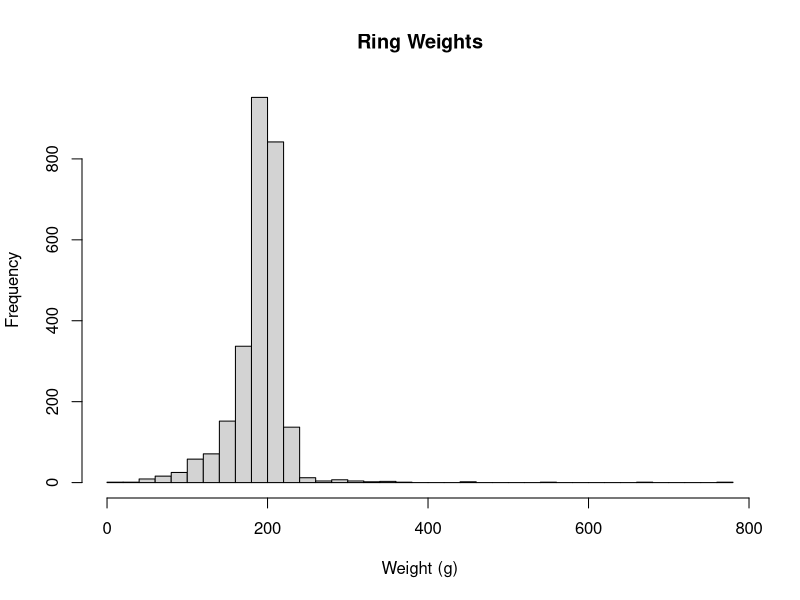
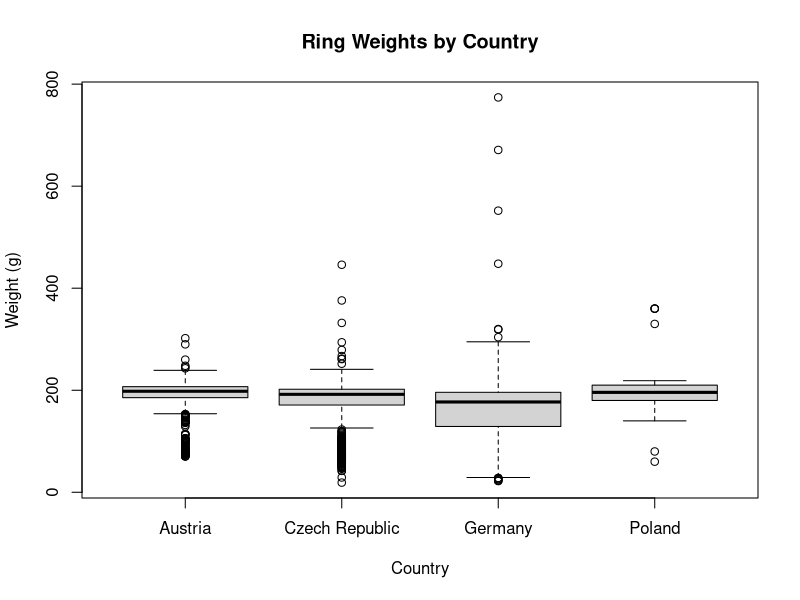
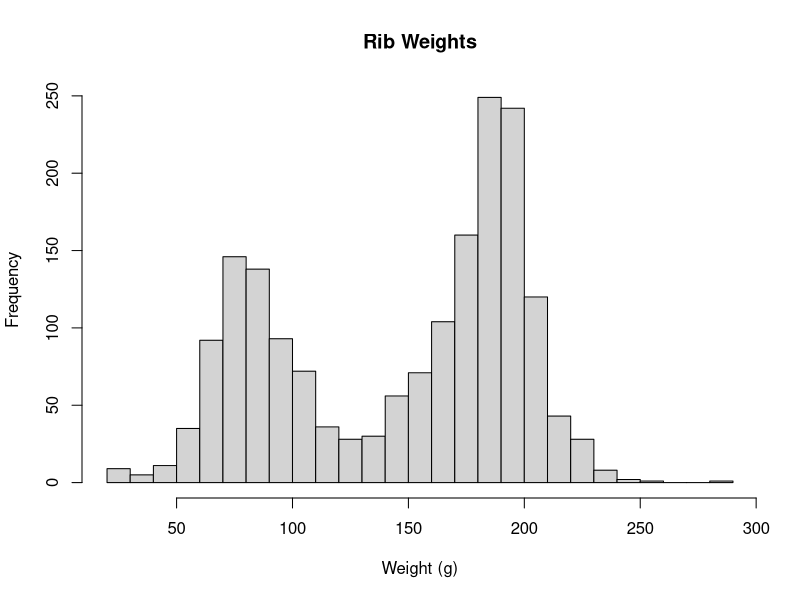
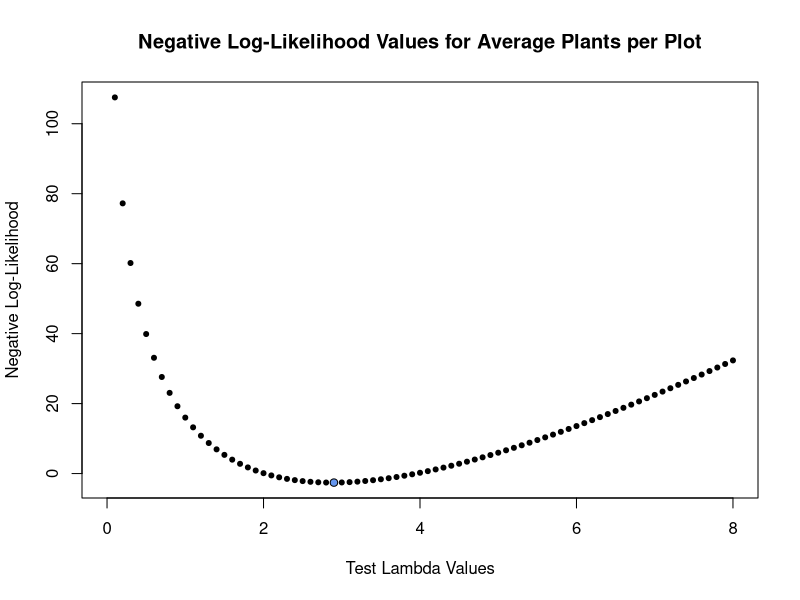

Write the R code that produced these figures, in order.
## ---- chunk 1
knitr::opts_chunk$set(echo = TRUE)

library(readxl)
library(MASS)
library(data.table)
library(dplyr)
library(knitr)
## ---- chunk 2
money <- read_excel("journal.pone.0240462.s002.xlsx",
                    sheet = 1
                    )

# Rename the weight column to make it tidy
money <- rename(money, Weight = `Weight (g)`)
## ---- chunk 3
kable(as.data.frame(money[sample(seq(1, length(money$Location)), 30, replace = FALSE),]),
      caption = "A selection of data from Kuijpers and Popa 2021.",
      row.names = FALSE
      )

## ---- chunk 4
hist(money$Weight[money$Type == "Ring"],
    main = "Ring Weights",
    breaks = 30, 
    xlab = "Weight (g)"
    )
## ---- chunk 5
ringMean <- mean(money["Type" = "Ring",]$Weight)

ringSD <- sd(money["Type" = "Ring",]$Weight)
## ---- chunk 6
ringWeightFit <- fitdistr(money["Type" = "Ring",]$Weight,
                           "normal")

# Calculate difference in calculated and fitdistr() means
meandif <- unname(ringWeightFit$estimate[1]) - ringMean

# Calculate difference in calculated and fitdistr() standard deviations
sddif <- unname(ringWeightFit$estimate[2]) - ringSD

## ---- chunk 7
ringsByCountry <- melt(data = as.data.table(money["Type" = "Ring",]), 
                       id = "Country", 
                       measure = "Weight"
                       )
## ---- chunk 8
boxplot(value ~ Country, 
        ringsByCountry,
        ylab = "Weight (g)",
        main = "Ring Weights by Country")
## ---- chunk 9
GermanVSAustrian <- t.test(ringsByCountry$value[ringsByCountry$Country == "Germany"],
                           ringsByCountry$value[ringsByCountry$Country == "Austria"]
                           )
## ---- chunk 10
hist(money$Weight[money$Type == "Rib"],
    main = "Rib Weights",
    breaks = 30, 
    xlab = "Weight (g)"
    )
## ---- chunk 11
plants <- c(8, 0, 3, 3, 4, 3, 2, 3, 3, 2, 4, 2, 3, 1, 4, 1)
## ---- chunk 12
# Function inspired by https://www.ime.unicamp.br/~cnaber/optim_1.pdf
neg.ll <- function(x, lambda){
        result <- length(x)*lambda - sum(x)*log(lambda)
        return(result)
}

# Test the function across many potential lambda values
# Define test lambda values
lambdaVals <- seq(min(plants),
                  max(plants),
                  by = 0.1
                  )

# Create vector to catch log likelihood values of test lambdas
plantLogLiks <- rep(0, length(lambdaVals))

# Run neg.ll() over all lambdaVals
for (i in 1:length(lambdaVals)){
        plantLogLiks[i] <- neg.ll(plants, lambdaVals[i])
}
## ---- chunk 13
plot(lambdaVals,
     plantLogLiks,
     xlab = "Test Lambda Values",
     ylab = "Negative Log-Likelihood",
     main = "Negative Log-Likelihood Values for Average Plants per Plot", 
     bg = ifelse(plantLogLiks == min(plantLogLiks),
                  "cornflowerblue",
                  "black"
                  ),
     pch = ifelse(plantLogLiks == min(plantLogLiks),
                  21, 
                  20
                  )
     )
